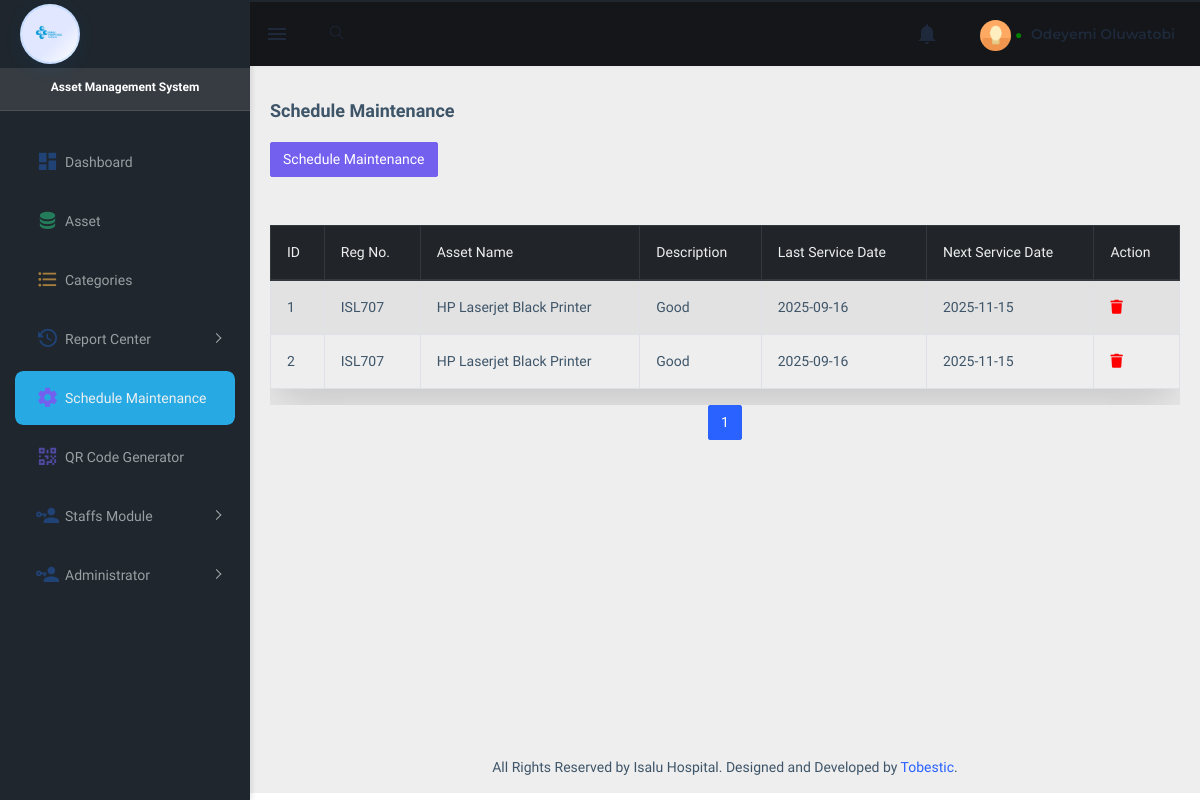
Page /admindashboard/maintenance.php (signed in) on the committed database.
### tables this page shows
CREATE TABLE `maintenance_table` (
  `id` int(11) NOT NULL,
  `reg_no` varchar(30) NOT NULL,
  `asset_name` varchar(100) NOT NULL,
  `description` varchar(250) NOT NULL,
  `category` varchar(20) NOT NULL,
  `department` varchar(30) NOT NULL,
  `last_service` varchar(20) NOT NULL,
  `next_service` varchar(20) NOT NULL
);

### admindashboard/maintenance.php (the view, shortened to what this page needs)
<?php
require_once "../include/config.php";
try {
    $admin_username = $_SESSION['username'];
    $admin_query = "SELECT firstname, lastname FROM user_table WHERE username = ?";
    $stmt = $conn->prepare($admin_query);
    $stmt->execute([$admin_username]);
    $admin_row = $stmt->fetch(PDO::FETCH_ASSOC);
    $admin_first_name = $admin_row['firstname'];
    $admin_last_name = $admin_row['lastname'];
} catch (PDOException $e) {
    logError("Failed to fetch admin details: " . $e->getMessage());
    $admin_first_name = "Admin";
    $admin_last_name = "User";
}
?>
<!DOCTYPE html>
<html dir="ltr" lang="en">
<head>
    <link href="assets/libs/flot/css/float-chart.css" rel="stylesheet">
    <link href="dist/css/style.min.css" rel="stylesheet">
</head>
<body>
    <div id="main-wrapper">
        <header class="topbar" data-navbarbg="skin5">
            <nav class="navbar top-navbar navbar-expand-md navbar-dark">
                <div class="navbar-header" data-logobg="skin5">
                    <a class="navbar-brand" href="index.php">
                        <b class="logo-icon p-l-10">
                            <img src="assets/images/isalu-logo.png" alt="homepage" class="light-logo" />
                        </b>
                    </a>
                </div>
                <div class="navbar-collapse collapse" id="navbarSupportedContent" data-navbarbg="skin5">
                    <ul class="navbar-nav float-left mr-auto d-flex align-items-center" style="gap: 0.7rem;">
                        <li class="nav-item d-none d-md-block"><a class="nav-link sidebartoggler waves-effect waves-light" href="javascript:void(0)" data-sidebartype="mini-sidebar"><i class="mdi mdi-menu font-24"></i></a></li>
                        <li class="nav-item search-box"> <a class="nav-link waves-effect waves-dark" href="javascript:void(0)"><i class="ti-search"></i></a>
                        </li>
                    </ul>
                    <ul class="navbar-nav float-right d-flex align-items-center" style="gap: 0.7rem;">
                        <li class="nav-item dropdown">
                            <a class="nav-link dropdown-toggle waves-effect waves-dark" href="" data-toggle="dropdown" aria-haspopup="true, aria-expanded="false"> <i class="mdi mdi-bell font-24"></i>
                            </a>
                        </li>
                        <li class="nav-item dropdown">
                            <a class="nav-link dropdown-toggle text-muted waves-effect waves-dark pro-pic" href="" data-toggle="dropdown" aria-haspopup="true" aria-expanded="false">
                                <img src="assets/images/users/1.jpg" alt="user" class="rounded-circle" width="31">
                                <span class="online-indicator" style="color: green; font-size: 12px;">●</span>
                                <span class="username" style="margin-left: 5px;"><?php echo htmlspecialchars($admin_first_name . ' ' . $admin_last_name); ?></span>
                            </a>
                        </li>
                    </ul>
                </div>
            </nav>
        </header>
       <?php require "asidebar.php";  ?>
        <div class="page-wrapper">
             <div class="page-breadcrumb">
                <div class="row">
                    <div class="col-12 d-flex no-block align-items-center mt-3">
                        <h4 class="page-title">Schedule Maintenance</h4>
                    </div>
                </div>
            </div>
            <div class="container-fluid">
                <div class="row">
                    <div class="col-md-12 col-lg-6 col-xlg-6">
                        <button type="button" class="btn btn-primary" data-toggle="modal" data-target="#exampleModal" data-whatever="@mdo">Schedule Maintenance</button>
                    </div>
                </div>
                <?php require "maintenancefolder/maintable.php";  ?>
            </div>
            <?php require "include/footer.php" ?>
        </div>
    </div>
</body>
</html>

### admindashboard/maintenancefolder/maintable.php (shortened to what this page needs)
<?php require "include/config.php";?>
<div class="row mt-5">
    <div class="col-md-12 col-lg-12 col-xlg-3">
        <div class="table-responsive">
            <table class="table shadow-lg table-striped table-bordered table-hover">
                <thead class="thead-dark">
                    <tr>
                        <th scope="col">ID</th>
                        <th scope="col">Reg No.</th>
                        <th scope="col">Asset Name</th>
                        <th scope="col">Description</th>
                        <th scope="col">Last Service Date</th>
                        <th scope="col">Next Service Date</th>
                        <th scope="col">Action</th>
                    </tr>
                </thead>
                <tbody>
                <?php
                try {
                    $s = 1;
                    $limit = 7;
                    $page = isset($_GET['page']) ? (int)$_GET['page'] : 1;
                    $offset = ($page - 1) * $limit;
                    $sql = "SELECT *, DATEDIFF(next_service, CURRENT_DATE()) as days_until_service
                           FROM maintenance_table
                           ORDER BY CASE
                               WHEN DATEDIFF(next_service, CURRENT_DATE()) < 0 THEN 1
                               ELSE 0
                           END, ABS(DATEDIFF(next_service, CURRENT_DATE())) ASC
                           LIMIT :limit OFFSET :offset";
                    $stmt = $conn->prepare($sql);
                    $stmt->bindValue(':limit', $limit, PDO::PARAM_INT);
                    $stmt->bindValue(':offset', $offset, PDO::PARAM_INT);
                    $stmt->execute();
                    while ($row = $stmt->fetch(PDO::FETCH_ASSOC)) {
                        echo "<tr>";
                        echo "<th scope='row'>" . htmlspecialchars($s++) . "</th>";
                        echo "<td>" . htmlspecialchars($row['reg_no']) . "</td>";
                        echo "<td>" . htmlspecialchars($row['asset_name']) . "</td>";
                        echo "<td>" . htmlspecialchars($row['description']) . "</td>";
                        echo "<td>" . htmlspecialchars($row['last_service']) . "</td>";
                        echo "<td>" . htmlspecialchars($row['next_service']) . "</td>";
                        echo "<td>
                            <a href='maintenancefolder/deletemain.php?id=" . htmlspecialchars($row['id']) . "'><i class='fa fa-trash' style='color:red'></i></a>
                            </td>";
                        echo "</tr>";
                    }
                    $sql_total = "SELECT COUNT(*) AS total FROM maintenance_table";
                    $stmt_total = $conn->query($sql_total);
                    $total_items = $stmt_total->fetch(PDO::FETCH_ASSOC)['total'];
                    $total_pages = ceil($total_items / $limit);
                } catch (PDOException $e) {
                    error_log("Database error: " . $e->getMessage());
                    echo '<tr><td colspan="7" class="text-center text-danger">An error occurred while fetching the data. Please try again later.</td></tr>';
                }
                ?>
                </tbody>
            </table>
        </div>
        <nav aria-label="Page navigation">
            <ul class="pagination justify-content-center">
                <?php if (isset($total_pages) && $total_pages > 0): ?>
                    <?php for ($i = 1; $i <= $total_pages; $i++): ?>
                        <li class="page-item <?php echo $i == $page ? 'active' : ''; ?>">
                            <a class="page-link" href="?page=<?php echo $i; ?>"><?php echo $i; ?></a>
                        </li>
                    <?php endfor; ?>
                <?php endif; ?>
            </ul>
        </nav>
    </div>
</div>

### admindashboard/maintenance.php (style rules this page uses)
.logo-icon img.light-logo { width: 60px !important; max-height: 60px; object-fit: contain; background: linear-gradient(135deg, #e0e7ff 60%, #fff 100%); border-radius: 50%; box-shadow: 0 4px 18px rgba(30,144,255,0.10), 0 1.5px 6px rgba(0,0,0,0.07); padding: 7px; margin: 4px 0 4px 0; border: 2.5px solid #1e90ff22; transition: box-shadow 0.3s, transform 0.2s, border 0.2s; }
.navbar-header { display: flex; align-items: center; gap: 10px; }
.navbar-brand { display: flex; align-items: center; gap: 10px; }
.navbar-nav { gap: 0.7rem; }
.navbar-nav > li > a, .navbar-nav .nav-link { font-family: 'Montserrat', Arial, sans-serif; font-weight: 600; color: #1e293b !important; border-radius: 8px; padding: 8px 16px; transition: background 0.2s, color 0.2s, box-shadow 0.2s; }

### rows in the picture
maintenance_table: reg_no "ISL707", asset_name "HP Laserjet Black Printer", description "Good", last_service "2025-09-16", next_service "2025-11-15"
maintenance_table: reg_no "ISL707", asset_name "HP Laserjet Black Printer", description "Good", last_service "2025-09-16", next_service "2025-11-15"
